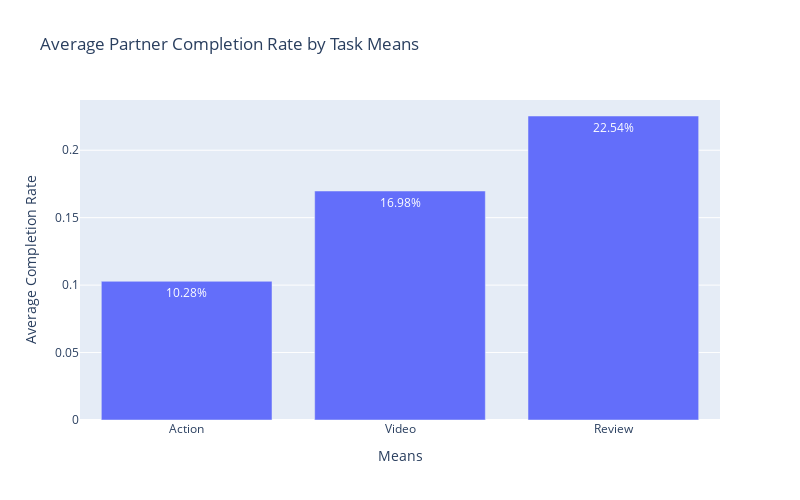

Notebook code cell kept with this figure:
### Code cell
result['Percentage'] = (result['Partner Completion Rate'] * 100).round(2).astype(str) + '%'
result = result.iloc[2:]

fig = px.bar(result, x='Means', y='Partner Completion Rate', title='Average Partner Completion Rate by Task Means',
             labels={'Partner Completion Rate':'Average Completion Rate', 'Means':'Means'}, 
             text='Percentage')
fig.update_layout(width = 800, height = 500)
fig.show()

### Figure 1 — Plotly figure (JSON) as saved in the notebook; plotly's stock layout.template omitted (floating-point values rounded to 4 significant figures)
{"data": [{"alignmentgroup": "True", "hovertemplate": "Means=%{x}<br>Average Completion Rate=%{y}<br>Percentage=%{text}<extra></extra>", "legendgroup": "", "marker": {"color": "#636efa", "pattern": {"shape": ""}}, "name": "", "offsetgroup": "", "orientation": "v", "showlegend": false, "text": ["10.28%", "16.98%", "22.54%"], "textposition": "auto", "type": "bar", "x": ["Action", "Video", "Review"], "xaxis": "x", "y": [0.1028, 0.1698, 0.2254], "yaxis": "y"}], "layout": {"barmode": "relative", "height": 500, "legend": {"tracegroupgap": 0}, "title": {"text": "Average Partner Completion Rate by Task Means"}, "width": 800, "xaxis": {"anchor": "y", "domain": [0, 1], "title": {"text": "Means"}}, "yaxis": {"anchor": "x", "domain": [0, 1], "title": {"text": "Average Completion Rate"}}}}
